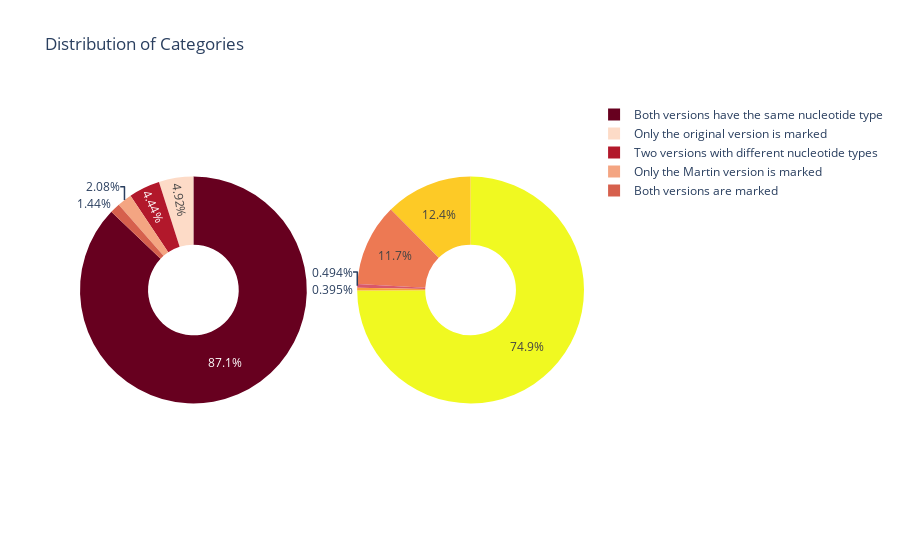

The cell this chart's notebook holds for it:
### Code cell
import pandas as pd
import plotly.subplots as sp
import plotly.graph_objects as go

# 创建DataFrame
data_all = {'Category': ['Both versions have the same nucleotide type', 
                     'Two versions with different nucleotide types', 
                     'Both versions are marked', 
                     'Only the Martin version is marked', 'Only the original version is marked'],
        'Percentage': [95.147, (100-95.147), 1.576, 2.268, 5.369]}
data_err = {'Category': ['Both versions have the same nucleotide type', 
                     'Two versions with different nucleotide types', 
                     'Both versions are marked', 
                     'Only the Martin version is marked', 'Only the original version is marked'],
        'Percentage': [85.779, (100-85.779), 0.452, 13.448, 0.566]}
df_all = pd.DataFrame(data_all)
df_err = pd.DataFrame(data_err)

fig = sp.make_subplots(rows=1, cols=2, specs=[[{'type': 'pie'}, {'type': 'pie'}]])

fig.add_trace(go.Pie(labels=df_all['Category'], values=df_all['Percentage'], hole=0.4,
                     marker={'colors': px.colors.sequential.RdBu}),
              row=1, col=1)

fig.add_trace(go.Pie(labels=df_err['Category'], values=df_err['Percentage'], hole=0.4,
                     marker={'colors': px.colors.sequential.Plasma_r}),
              row=1, col=2)

fig.update_layout(title="Distribution of Categories")

fig.show()

### Figure 1 — Plotly figure (JSON) as saved in the notebook; plotly's stock layout.template omitted (floating-point values rounded to 4 significant figures)
{"data": [{"domain": {"x": [0, 0.45], "y": [0, 1]}, "hole": 0.4, "labels": ["Both versions have the same nucleotide type", "Two versions with different nucleotide types", "Both versions are marked", "Only the Martin version is marked", "Only the original version is marked"], "marker": {"colors": ["rgb(103,0,31)", "rgb(178,24,43)", "rgb(214,96,77)", "rgb(244,165,130)", "rgb(253,219,199)", "rgb(247,247,247)", "rgb(209,229,240)", "rgb(146,197,222)", "rgb(67,147,195)", "rgb(33,102,172)", "rgb(5,48,97)"]}, "type": "pie", "values": [95.15, 4.853, 1.576, 2.268, 5.369]}, {"domain": {"x": [0.55, 1], "y": [0, 1]}, "hole": 0.4, "labels": ["Both versions have the same nucleotide type", "Two versions with different nucleotide types", "Both versions are marked", "Only the Martin version is marked", "Only the original version is marked"], "marker": {"colors": ["#f0f921", "#fdca26", "#fb9f3a", "#ed7953", "#d8576b", "#bd3786", "#9c179e", "#7201a8", "#46039f", "#0d0887"]}, "type": "pie", "values": [85.78, 14.22, 0.452, 13.45, 0.566]}], "layout": {"title": {"text": "Distribution of Categories"}}}
